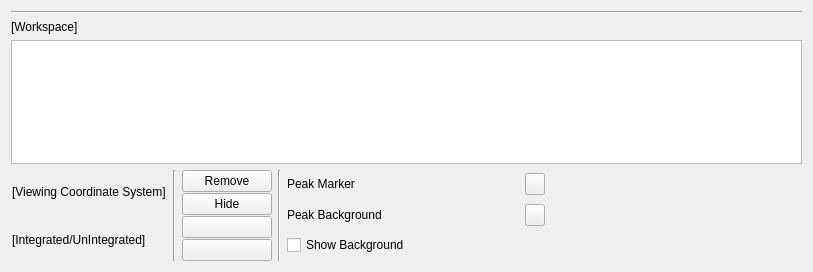
<?xml version="1.0" encoding="UTF-8"?>
<ui version="4.0">
 <class>PeaksWorkspaceWidget</class>
 <widget class="QWidget" name="PeaksWorkspaceWidget">
  <property name="geometry">
   <rect>
    <x>0</x>
    <y>0</y>
    <width>813</width>
    <height>272</height>
   </rect>
  </property>
  <property name="sizePolicy">
   <sizepolicy hsizetype="Preferred" vsizetype="Preferred">
    <horstretch>0</horstretch>
    <verstretch>0</verstretch>
   </sizepolicy>
  </property>
  <property name="maximumSize">
   <size>
    <width>16777215</width>
    <height>16777215</height>
   </size>
  </property>
  <property name="windowTitle">
   <string>Form</string>
  </property>
  <layout class="QVBoxLayout" name="verticalLayout_2" stretch="0,0,1,0">
   <item>
    <widget class="Line" name="line">
     <property name="orientation">
      <enum>Qt::Horizontal</enum>
     </property>
    </widget>
   </item>
   <item>
    <widget class="QLabel" name="lblWorkspaceName">
     <property name="text">
      <string>[Workspace]</string>
     </property>
    </widget>
   </item>
   <item>
    <layout class="QHBoxLayout" name="tableLayout">
     <item>
      <widget class="QTableView" name="tblPeaks">
       <property name="enabled">
        <bool>true</bool>
       </property>
       <property name="alternatingRowColors">
        <bool>true</bool>
       </property>
       <property name="selectionMode">
        <enum>QAbstractItemView::SingleSelection</enum>
       </property>
       <property name="selectionBehavior">
        <enum>QAbstractItemView::SelectRows</enum>
       </property>
       <property name="sortingEnabled">
        <bool>true</bool>
       </property>
       <attribute name="horizontalHeaderStretchLastSection">
        <bool>true</bool>
       </attribute>
       <attribute name="verticalHeaderVisible">
        <bool>false</bool>
       </attribute>
       <attribute name="verticalHeaderStretchLastSection">
        <bool>false</bool>
       </attribute>
      </widget>
     </item>
    </layout>
   </item>
   <item>
    <layout class="QHBoxLayout" name="controlsLayout" stretch="0,0,0,0,0,0">
     <item>
      <widget class="QFrame" name="infoFrame">
       <layout class="QVBoxLayout" name="verticalLayout_4">
        <property name="leftMargin">
         <number>1</number>
        </property>
        <property name="topMargin">
         <number>1</number>
        </property>
        <property name="rightMargin">
         <number>1</number>
        </property>
        <property name="bottomMargin">
         <number>1</number>
        </property>
        <item>
         <widget class="QLabel" name="lblWorkspaceCoordinates">
          <property name="text">
           <string>[Viewing Coordinate System]</string>
          </property>
         </widget>
        </item>
        <item>
         <widget class="QLabel" name="lblWorkspaceState">
          <property name="text">
           <string>[Integrated/UnIntegrated]</string>
          </property>
         </widget>
        </item>
       </layout>
      </widget>
     </item>
     <item>
      <widget class="Line" name="line_4">
       <property name="orientation">
        <enum>Qt::Vertical</enum>
       </property>
      </widget>
     </item>
     <item>
      <layout class="QVBoxLayout" name="verticalLayout">
       <property name="spacing">
        <number>1</number>
       </property>
       <item>
        <widget class="QPushButton" name="btnRemove">
         <property name="sizePolicy">
          <sizepolicy hsizetype="Fixed" vsizetype="Fixed">
           <horstretch>0</horstretch>
           <verstretch>0</verstretch>
          </sizepolicy>
         </property>
         <property name="minimumSize">
          <size>
           <width>90</width>
           <height>0</height>
          </size>
         </property>
         <property name="maximumSize">
          <size>
           <width>150</width>
           <height>16777215</height>
          </size>
         </property>
         <property name="toolTip">
          <string>Remove entire peaks list from display</string>
         </property>
         <property name="text">
          <string>Remove</string>
         </property>
        </widget>
       </item>
       <item>
        <widget class="QPushButton" name="btnHide">
         <property name="sizePolicy">
          <sizepolicy hsizetype="Fixed" vsizetype="Fixed">
           <horstretch>0</horstretch>
           <verstretch>0</verstretch>
          </sizepolicy>
         </property>
         <property name="minimumSize">
          <size>
           <width>90</width>
           <height>0</height>
          </size>
         </property>
         <property name="maximumSize">
          <size>
           <width>150</width>
           <height>16777215</height>
          </size>
         </property>
         <property name="toolTip">
          <string>Hide/show all peaks from this list in the plot</string>
         </property>
         <property name="text">
          <string>Hide</string>
         </property>
         <property name="checkable">
          <bool>true</bool>
         </property>
        </widget>
       </item>
       <item>
        <widget class="QPushButton" name="btnAddPeak">
         <property name="toolTip">
          <string>Add HKL peaks</string>
         </property>
         <property name="text">
          <string/>
         </property>
         <property name="icon">
          <iconset resource="../../../../images/images.qrc">
           <normaloff>:/PickTools/selection-peaks.png</normaloff>:/PickTools/selection-peaks.png</iconset>
         </property>
         <property name="checkable">
          <bool>true</bool>
         </property>
        </widget>
       </item>
       <item>
        <widget class="QPushButton" name="btnRemovePeak">
         <property name="toolTip">
          <string>Erase peaks</string>
         </property>
         <property name="text">
          <string/>
         </property>
         <property name="icon">
          <iconset resource="../../../../images/images.qrc">
           <normaloff>:/PickTools/eraser.png</normaloff>:/PickTools/eraser.png</iconset>
         </property>
         <property name="checkable">
          <bool>true</bool>
         </property>
        </widget>
       </item>
      </layout>
     </item>
     <item>
      <widget class="Line" name="line_3">
       <property name="orientation">
        <enum>Qt::Vertical</enum>
       </property>
      </widget>
     </item>
     <item>
      <layout class="QVBoxLayout" name="verticalLayout_3">
       <item>
        <layout class="QHBoxLayout" name="horizontalLayout">
         <property name="spacing">
          <number>1</number>
         </property>
         <item>
          <widget class="QLabel" name="label_2">
           <property name="sizePolicy">
            <sizepolicy hsizetype="MinimumExpanding" vsizetype="Preferred">
             <horstretch>0</horstretch>
             <verstretch>0</verstretch>
            </sizepolicy>
           </property>
           <property name="minimumSize">
            <size>
             <width>70</width>
             <height>0</height>
            </size>
           </property>
           <property name="toolTip">
            <string>Peak boundary/marker color</string>
           </property>
           <property name="text">
            <string>Peak Marker</string>
           </property>
           <property name="buddy">
            <cstring>infoFrame</cstring>
           </property>
          </widget>
         </item>
         <item>
          <widget class="QPushButton" name="btnPeakColor">
           <property name="sizePolicy">
            <sizepolicy hsizetype="Fixed" vsizetype="Fixed">
             <horstretch>0</horstretch>
             <verstretch>0</verstretch>
            </sizepolicy>
           </property>
           <property name="minimumSize">
            <size>
             <width>20</width>
             <height>0</height>
            </size>
           </property>
           <property name="maximumSize">
            <size>
             <width>20</width>
             <height>16777215</height>
            </size>
           </property>
           <property name="text">
            <string/>
           </property>
          </widget>
         </item>
        </layout>
       </item>
       <item>
        <layout class="QHBoxLayout" name="horizontalLayout_2">
         <item>
          <widget class="QLabel" name="lblShowBackgroundColour">
           <property name="sizePolicy">
            <sizepolicy hsizetype="MinimumExpanding" vsizetype="Preferred">
             <horstretch>0</horstretch>
             <verstretch>0</verstretch>
            </sizepolicy>
           </property>
           <property name="minimumSize">
            <size>
             <width>70</width>
             <height>0</height>
            </size>
           </property>
           <property name="toolTip">
            <string>Peak background color</string>
           </property>
           <property name="text">
            <string>Peak Background</string>
           </property>
          </widget>
         </item>
         <item>
          <widget class="QPushButton" name="btnBackgroundColor">
           <property name="sizePolicy">
            <sizepolicy hsizetype="Fixed" vsizetype="Fixed">
             <horstretch>0</horstretch>
             <verstretch>0</verstretch>
            </sizepolicy>
           </property>
           <property name="maximumSize">
            <size>
             <width>20</width>
             <height>16777215</height>
            </size>
           </property>
           <property name="text">
            <string/>
           </property>
          </widget>
         </item>
        </layout>
       </item>
       <item>
        <widget class="QCheckBox" name="ckShowBackground">
         <property name="text">
          <string>Show Background</string>
         </property>
        </widget>
       </item>
      </layout>
     </item>
     <item>
      <spacer name="horizontalSpacer">
       <property name="orientation">
        <enum>Qt::Horizontal</enum>
       </property>
       <property name="sizeType">
        <enum>QSizePolicy::MinimumExpanding</enum>
       </property>
       <property name="sizeHint" stdset="0">
        <size>
         <width>0</width>
         <height>20</height>
        </size>
       </property>
      </spacer>
     </item>
    </layout>
   </item>
  </layout>
 </widget>
 <resources>
  <include location="../../../../images/images.qrc"/>
 </resources>
 <connections/>
</ui>
